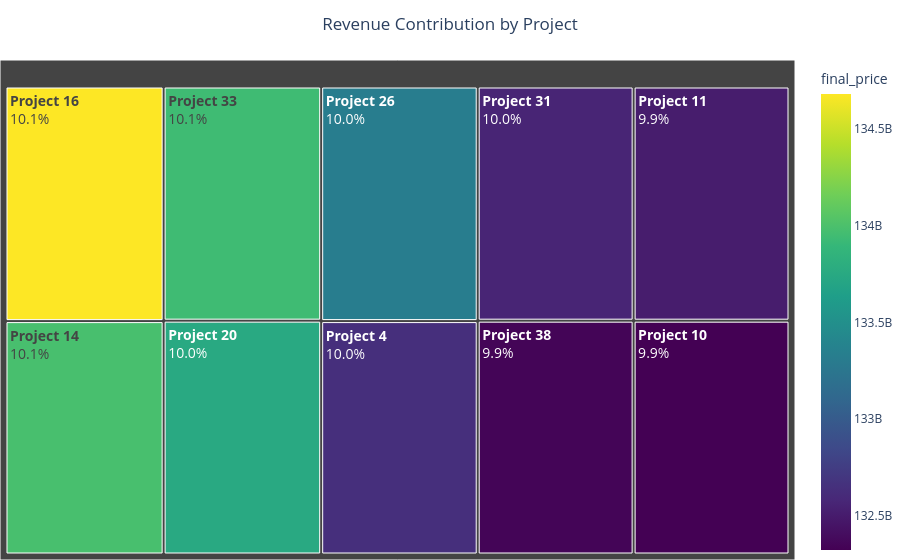

Write notebook code for a chart like this one.
### Code cell
import plotly.express as px

# 1. Aggregate revenue by project and extract the top 10 performers
project_sales = (
    df.groupby('project_name')['final_price']
      .sum()
      .reset_index()
      .sort_values('final_price', ascending=False)
      .head(10)
)

# 2. Generate a treemap to visualize proportional revenue contribution
fig_projects = px.treemap(
    project_sales,
    path=["project_name"],
    values="final_price",
    color="final_price",
    color_continuous_scale="Viridis",
    title="Revenue Contribution by Project",
    hover_data={
        "final_price": ":,.0f"
    }
)

# 3. Format text labels and hover tooltips to display bold names, exact revenue, and percentage share
fig_projects.update_traces(
    textinfo="label+percent parent",
    texttemplate=(
        "<b>%{label}</b><br>"
        "%{percentParent:.1%}"
    ),
    hovertemplate=(
        "<b>%{label}</b><br>"
        "Revenue: %{value:,.0f}<br>"
        "Share: %{percentParent:.1%}<extra></extra>"
    ),
    textfont_size=14
)

# 4. Clean up the layout (reduce margins to maximize chart space and center the title)
fig_projects.update_layout(
    margin=dict(t=60, l=0, r=0, b=0)
)


fig_projects.update_layout(
    title_x=0.5
)

fig_projects

### Figure 1 — Plotly figure (JSON) as saved in the notebook; plotly's stock layout.template omitted (floating-point values rounded to 4 significant figures)
{"data": [{"branchvalues": "total", "customdata": [[134700000000.0], [134000000000.0], [133900000000.0], [133800000000.0], [133300000000.0], [132600000000.0], [132600000000.0], [132500000000.0], [132300000000.0], [132300000000.0]], "domain": {"x": [0, 1], "y": [0, 1]}, "hovertemplate": "<b>%{label}</b><br>Revenue: %{value:,.0f}<br>Share: %{percentParent:.1%}<extra></extra>", "ids": ["Project 16", "Project 14", "Project 33", "Project 20", "Project 26", "Project 4", "Project 31", "Project 11", "Project 38", "Project 10"], "labels": ["Project 16", "Project 14", "Project 33", "Project 20", "Project 26", "Project 4", "Project 31", "Project 11", "Project 38", "Project 10"], "marker": {"coloraxis": "coloraxis", "colors": [134700000000.0, 134000000000.0, 133900000000.0, 133800000000.0, 133300000000.0, 132600000000.0, 132600000000.0, 132500000000.0, 132300000000.0, 132300000000.0]}, "name": "", "parents": ["", "", "", "", "", "", "", "", "", ""], "textfont": {"size": 14}, "textinfo": "label+percent parent", "texttemplate": "<b>%{label}</b><br>%{percentParent:.1%}", "type": "treemap", "values": [134700000000.0, 134000000000.0, 133900000000.0, 133800000000.0, 133300000000.0, 132600000000.0, 132600000000.0, 132500000000.0, 132300000000.0, 132300000000.0]}], "layout": {"coloraxis": {"colorbar": {"title": {"text": "final_price"}}, "colorscale": [[0, "#440154"], [0.1111, "#482878"], [0.2222, "#3e4989"], [0.3333, "#31688e"], [0.4444, "#26828e"], [0.5556, "#1f9e89"], [0.6667, "#35b779"], [0.7778, "#6ece58"], [0.8889, "#b5de2b"], [1, "#fde725"]]}, "legend": {"tracegroupgap": 0}, "margin": {"b": 0, "l": 0, "r": 0, "t": 60}, "title": {"text": "Revenue Contribution by Project", "x": 0.5}}}
